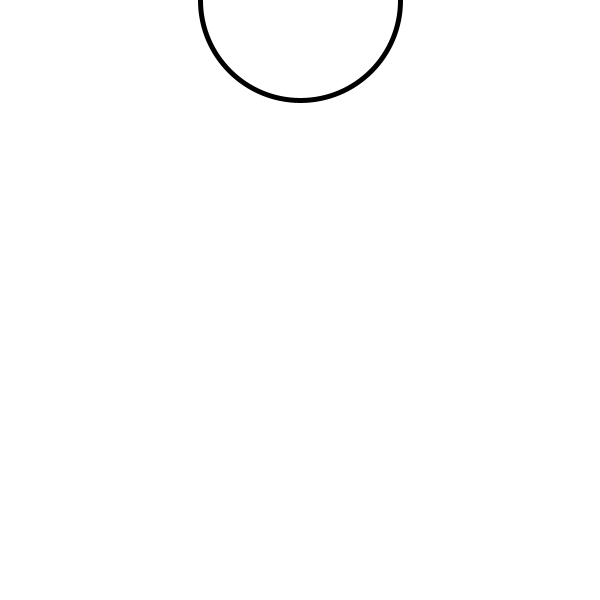
Frame 1 (no input)
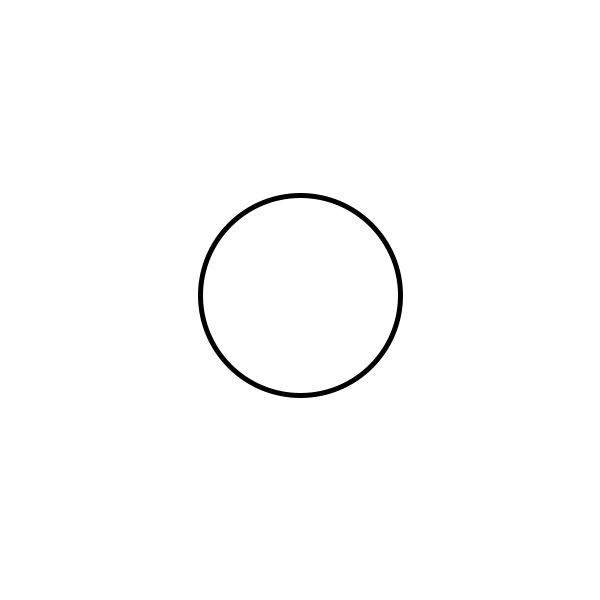
Frame 60 (the mouse pressed at the canvas centre just before this capture)
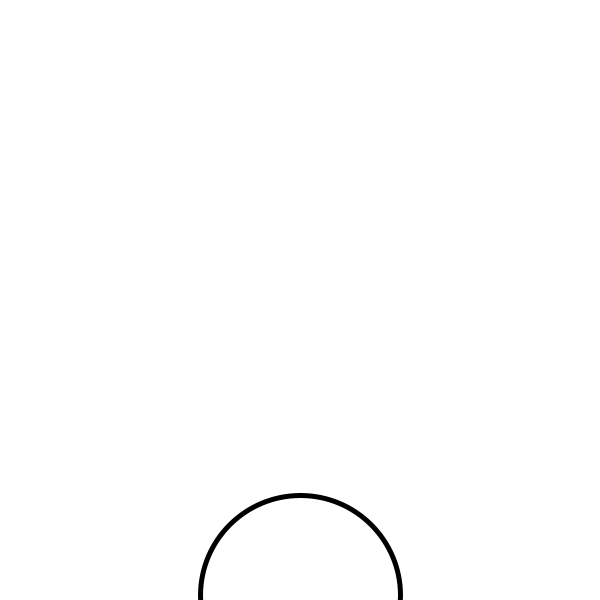
Frame 120 (the mouse held since frame 60 and released just before this capture)

The Processing sketch that drew these frames (run headless with seeded random() and noise(); from frame 60 on, the mouse is pressed at the canvas centre):

// Processing sketch: Unit_2_checkpoint__1
// ── Unit_2_checkpoint__1.pde
//Aaron Su
//Feb.12th 


int y;


void setup() {
  size(600,600);
  strokeWeight(5);
  y = 0;
}

void draw() {
  background(255);
  ellipse(300,y,200,200);
  y = y + 5;
  if (y > 700) {
    y = -100;
  }
}
